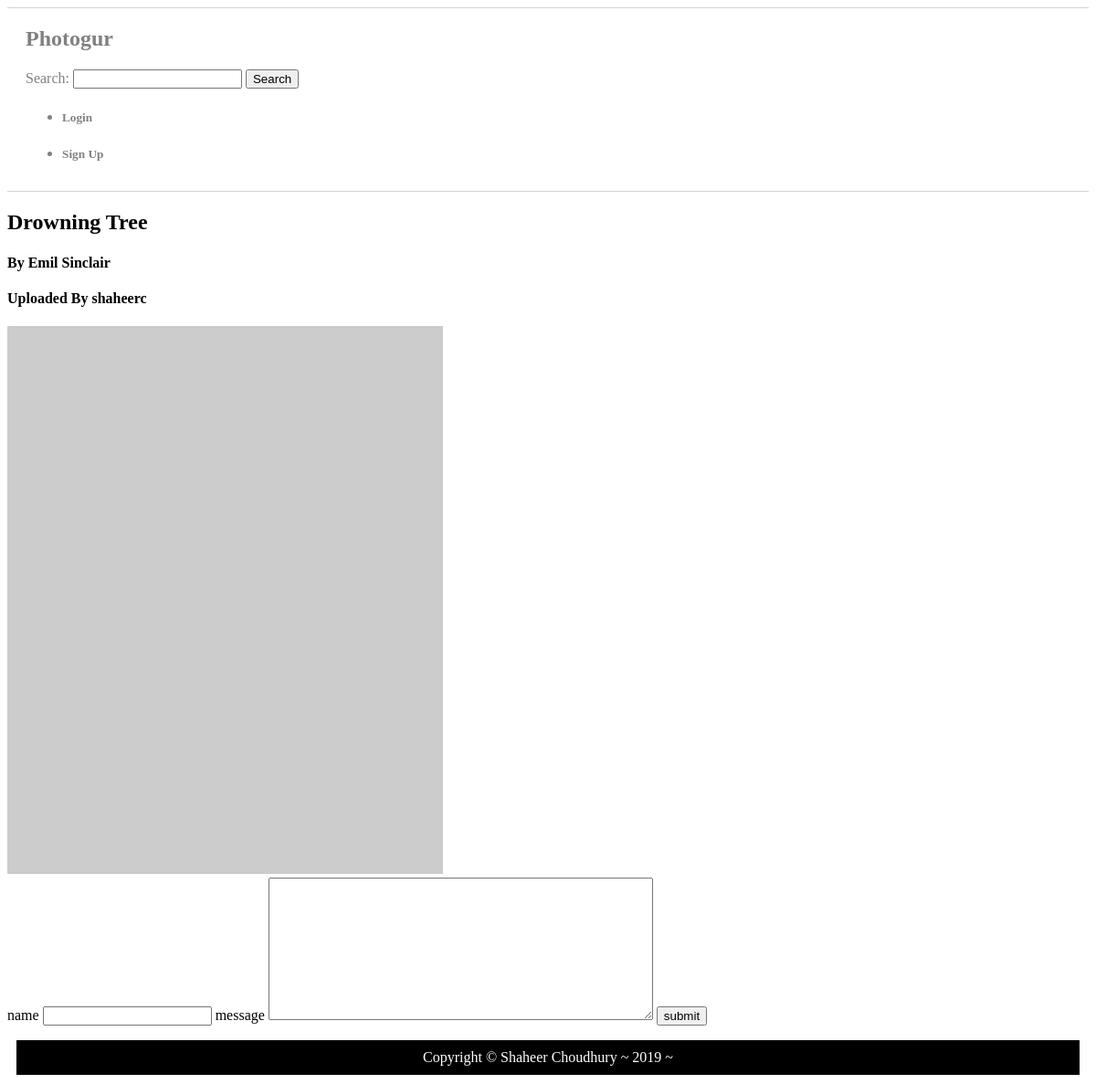
/pictures/8, run on an earlier commit of the app's database.
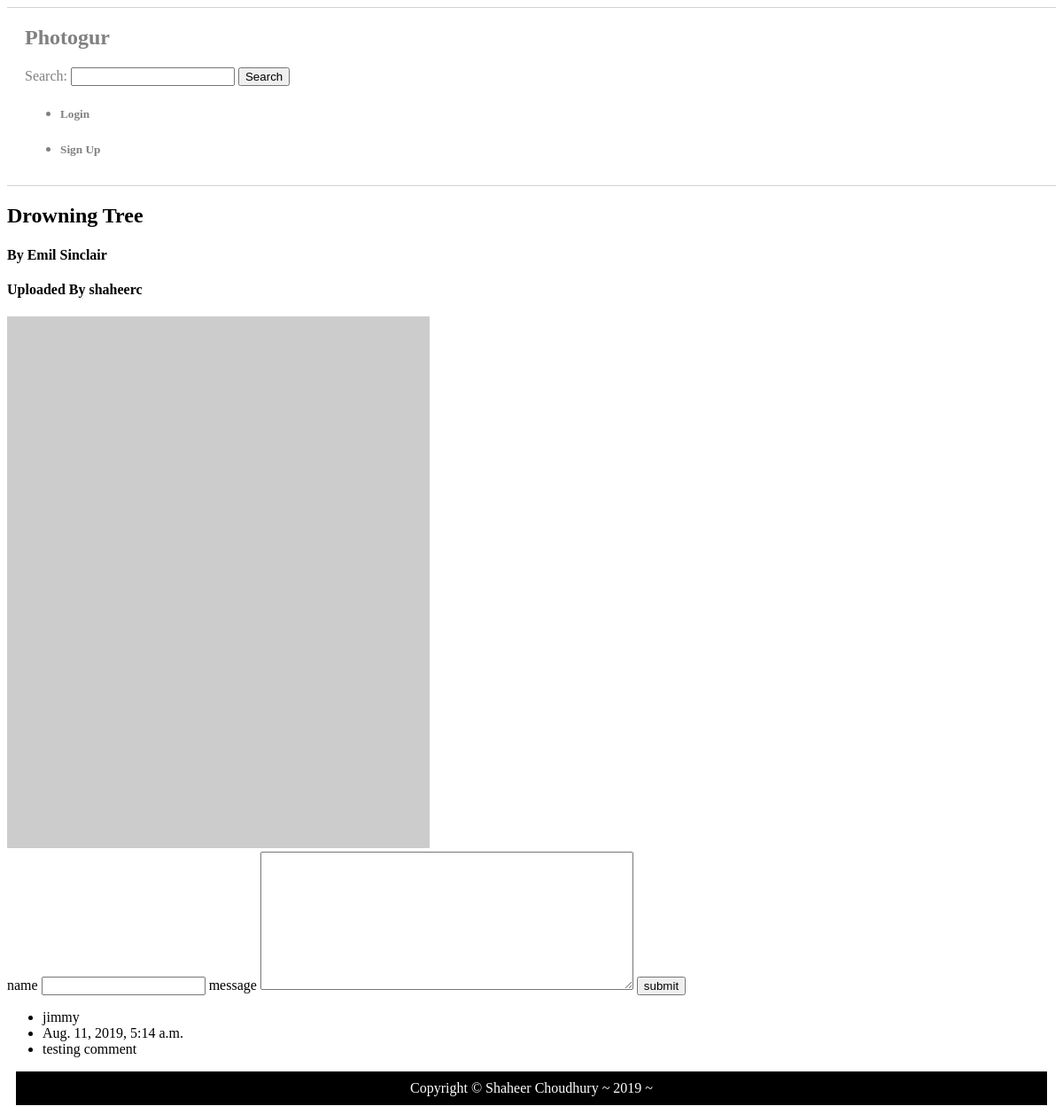
And on a later commit of the database.
### photogur/models.py (models this page shows)
class Comment(models.Model):
    name = models.CharField(max_length=255)
    created_at = models.DateTimeField(auto_now_add=True)
    message = models.TextField()
    picture = models.ForeignKey(Picture, on_delete=models.CASCADE, related_name='comments')

### photogur/views.py (the view)
# urls.py: path('pictures/<int:id>', picture_show, name='picture_details'),
def picture_show(request, id):
    picture = Picture.objects.get(pk=id)
    context = {'picture': picture}
    return render(request, 'picture.html', context)

### photogur/templates/picture.html (shortened to what this page needs)
{% extends 'base.html' %}
{% block content %}
    <h2>{{ picture.title }}</h2>
    <h4>By {{ picture.artist }}</h4>
    <h4>Uploaded By {{ picture.user.username }}</h4>
    <img src="{{ picture.url }}" alt="{{ picture.title }}" />
    <form action="{% url 'create_comment' %}" method="post">
        <label for="name">name</label>
        <input type="text" name="name" class="comment_form">
        <label for="message">message</label>
        <textarea rows="10" cols="50" name="comment" value="leave comment please" class="comment_form"></textarea>
        <input type="submit" name="submit" value="submit" class="comment_form">
    </form>
    <ul>
        {% for comment in picture.comments.all %}
            <li> {{ comment.name }}</li>
            <li> {{ comment.created_at }}</li>
            <li> {{ comment.message }} </li>
        {% endfor %}
    </ul>
{% endblock %}

What changed in the data, as far as the page shows it:
added Comment: name "jimmy", created_at "Aug. 11, 2019, 5:14 a.m.", message "testing comment"
